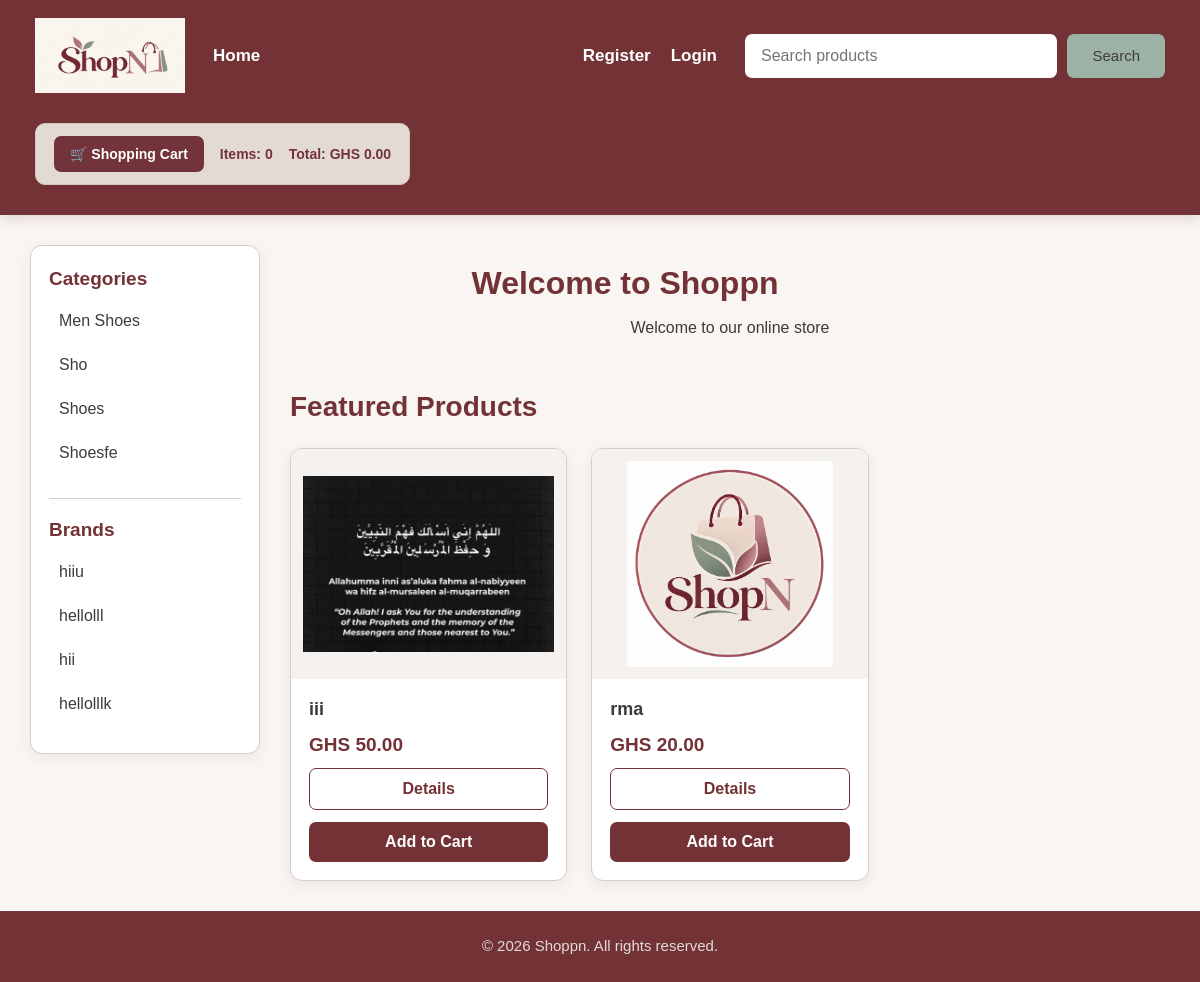
The page / on the database its author committed.
### tables this page shows
CREATE TABLE `categories` (
  `cat_id` int(11) NOT NULL,
  `cat_name` varchar(100) NOT NULL
);

CREATE TABLE `brands` (
  `brand_id` int(11) NOT NULL,
  `brand_title` varchar(100) NOT NULL
);

CREATE TABLE `products` (
  `product_id` int(11) NOT NULL,
  `product_cat` int(11) NOT NULL,
  `product_brand` int(11) NOT NULL,
  `product_title` varchar(100) NOT NULL,
  `product_price` decimal(10,2) NOT NULL,
  `product_desc` text NOT NULL,
  `product_image` varchar(255) NOT NULL,
  `product_keywords` varchar(255) NOT NULL
);

### index.php (called while the page is built)
<?php
require_once __DIR__ . '/core/core.php';
require_once __DIR__ . '/views/home.php';
?>

### core/core.php (called while the page is built, shortened)
<?php
require_once __DIR__ . '/db_class.php';
function get_ip() {
    return $_SERVER['REMOTE_ADDR'] ?? '0.0.0.0';
}
function is_logged_in() {
    return isset($_SESSION['customer_id']);
}
?>

### core/db_class.php (called while the page is built, shortened)
<?php
class Database
{
    public function __construct()
    {
        $this->conn = new mysqli(
            DB_HOST,
            DB_USER,
            DB_PASS,
            DB_NAME
        );
    }
}

### controllers/CartController.php (called while the page is built, shortened)
<?php
require_once __DIR__ . '/../classes/CartClass.php';
class CartController
{
    private $cartModel;
    public function __construct()
    {
        $this->cartModel = new CartClass();
    }
    public function getCartCount($ip)
    {
        return $this->cartModel->getCartCount($ip);
    }
    public function getCartTotal($ip)
    {
        return $this->cartModel->getCartTotal($ip);
    }
}

### classes/CartClass.php (called while the page is built, shortened)
<?php
require_once __DIR__ . '/../core/db_class.php';
class CartClass extends Database
{
    public function getCartItems($ip)
    {
        $sql = "SELECT
                    cart.*,
                    products.product_title,
                    products.product_price,
                    products.product_image
                FROM cart
                INNER JOIN products
                    ON cart.p_id = products.product_id
                WHERE cart.ip_add = ?";
        $stmt = $this->conn->prepare($sql);
        $stmt->bind_param("s", $ip);
        $stmt->execute();
        $result = $stmt->get_result();
        $items = [];
        return $items;
    }
    public function getCartCount($ip)
    {
        $sql = "SELECT COUNT(*) AS total
                FROM cart
                WHERE ip_add = ?";
        $stmt = $this->conn->prepare($sql);
        $stmt->bind_param("s", $ip);
        $stmt->execute();
        $result = $stmt->get_result();
        $row = $result->fetch_assoc();
        return (int) $row['total'];
    }
    public function getCartTotal($ip)
    {
        $items = $this->getCartItems($ip);
        $total = 0;
        return $total;
    }
}

### controllers/ProductController.php (called while the page is built, shortened)
<?php
require_once __DIR__ . '/../classes/ProductClass.php';
class ProductController
{
    private $productModel;
    public function __construct()
    {
        $this->productModel = new ProductClass();
    }
    public function getAllBrands()
    {
        return $this->productModel->getAllBrands();
    }
    public function getAllCategories()
    {
        return $this->productModel->getAllCategories();
    }
    public function getFeaturedProducts($limit = 6)
    {
        return $this->productModel->getFeaturedProducts($limit);
    }
}
?>

### classes/ProductClass.php (called while the page is built, shortened)
<?php
require_once __DIR__ . '/../core/db_class.php';
class ProductClass extends Database
{
    public function getAllBrands()
    {
        $sql = "SELECT * FROM brands ORDER BY brand_id ASC";
        $result = $this->conn->query($sql);
        $brands = [];
        while ($row = $result->fetch_assoc()) {
            $brands[] = $row;
        }
        return $brands;
    }
    public function getAllCategories()
    {
        $sql = "SELECT * FROM categories ORDER BY cat_name ASC";
        $result = $this->conn->query($sql);
        $categories = [];
        while ($row = $result->fetch_assoc()) {
            $categories[] = $row;
        }
        return $categories;
    }
    public function getFeaturedProducts($limit = 6)
    {
        $limit = (int) $limit;
        $sql = "SELECT
                    p.*,
                    c.cat_name,
                    b.brand_title
                FROM products p
                LEFT JOIN categories c
                    ON p.product_cat = c.cat_id
                LEFT JOIN brands b
                    ON p.product_brand = b.brand_id
                ORDER BY RAND()
                LIMIT ?";
        $stmt = $this->conn->prepare($sql);
        $stmt->bind_param("i", $limit);
        $stmt->execute();
        $result = $stmt->get_result();
        $products = [];
        while ($row = $result->fetch_assoc()) {
            $products[] = $row;
        }
        return $products;
    }
}
?>

### views/home.php (the view)
<?php
require_once __DIR__ . '/../controllers/ProductController.php';
$productController = new ProductController();
$catId = filter_input(INPUT_GET, 'cat', FILTER_VALIDATE_INT);
$brandId = filter_input(INPUT_GET, 'brand', FILTER_VALIDATE_INT);
if ($catId !== null && $catId !== false && $catId > 0) {
    $products = $productController->getProductsByCategory($catId);
    $pageTitle = 'Products by Category';
} elseif ($brandId !== null && $brandId !== false && $brandId > 0) {
    $products = $productController->getProductsByBrand($brandId);
    $pageTitle = 'Products by Brand';
} else {
    $products = $productController->getFeaturedProducts(6);
    $pageTitle = 'Featured Products';
}
require_once __DIR__ . '/layout/header.php';
?>
<main class="home-page">
    <?php require_once __DIR__ . '/layout/sidebar.php'; ?>
    <section class="welcome-content">
        <h2>Welcome to Shoppn</h2>
        <p>Welcome to our online store</p>
    </section>
    <section class="product-section" id="products">
        <h2>
            <?= htmlspecialchars($pageTitle, ENT_QUOTES, 'UTF-8') ?>
        </h2>
        <?php if (empty($products)): ?>
            <p class="no-products">
                No products found. Please check again later.
            </p>
        <?php else: ?>
            <div class="product-grid">
                <?php foreach ($products as $product): ?>
                    <article class="product-card">
                        <a
                            href="views/single_product.php?pro_id=<?= (int) $product['product_id'] ?>"
                            class="product-image-link"
                        >
                            <img
                                src="images/products/<?= rawurlencode(basename($product['product_image'] ?? '')) ?>"
                                alt="<?= htmlspecialchars($product['product_title'], ENT_QUOTES, 'UTF-8') ?>"
                                class="product-image"
                                loading="lazy"
                            >
                        </a>
                        <div class="product-card-content">
                            <h3>
                                <?= htmlspecialchars(
                                    $product['product_title'],
                                    ENT_QUOTES,
                                    'UTF-8'
                                ) ?>
                            </h3>
                            <p class="product-price">
                                GHS
                                <?= number_format(
                                    (float) $product['product_price'],
                                    2
                                ) ?>
                            </p>
                            <a
                                href="views/single_product.php?pro_id=<?= (int) $product['product_id'] ?>"
                                class="product-details-button"
                            >
                                Details
                            </a>
                            <a
                                href="actions/add_to_cart_action.php?add_cart=<?= (int) $product['product_id'] ?>"
                                class="add-to-cart-button"
                            >
                                Add to Cart
                            </a>
                        </div>
                    </article>
                <?php endforeach; ?>
            </div>
        <?php endif; ?>
    </section>
</main>
<?php
require_once __DIR__ . '/layout/footer.php';
?>

### views/layout/header.php (shortened to what this page needs)
<?php
require_once __DIR__ . '/../../core/core.php';
require_once __DIR__ . '/../../controllers/CartController.php';
$cartController = new CartController();
$cartIp = get_ip();
$cartCount = $cartController->getCartCount($cartIp);
$cartTotal = $cartController->getCartTotal($cartIp);
?>
<!DOCTYPE html>
<html lang="en">
<head>
    <link
        rel="stylesheet"
        href="/xampp/E_commerce_class/e-commerce-labs/shoppn/css/style.css?v=5"
    >
</head>
<body>
<header>
    <a
        href="/xampp/E_commerce_class/e-commerce-labs/shoppn/index.php"
        class="logo-link"
    >
        <img
            src="/xampp/E_commerce_class/e-commerce-labs/shoppn/images/logo.png"
            alt="ShopN"
            class="site-logo"
        >
    </a>
    <nav>
        <a
            href="/xampp/E_commerce_class/e-commerce-labs/shoppn/index.php"
        >
            Home
        </a>
        <?php if (is_logged_in()): ?>
            <span>
                Welcome
                <?= htmlspecialchars(
                    $_SESSION['customer_name'] ?? '',
                    ENT_QUOTES,
                    'UTF-8'
                ) ?>
            </span>
            <a
                href="/xampp/E_commerce_class/e-commerce-labs/shoppn/views/account/my_account.php"
            >
                My Account
            </a>
            <a
                href="/xampp/E_commerce_class/e-commerce-labs/shoppn/logout.php"
            >
                Logout
            </a>
        <?php else: ?>
            <a
                href="/xampp/E_commerce_class/e-commerce-labs/shoppn/views/register.php"
            >
                Register
            </a>
            <a
                href="/xampp/E_commerce_class/e-commerce-labs/shoppn/views/login.php"
            >
                Login
            </a>
        <?php endif; ?>
    </nav>
    <form
        action="/xampp/E_commerce_class/e-commerce-labs/shoppn/views/search_results.php"
        method="GET"
    >
        <input
            type="text"
            name="user_query"
            placeholder="Search products"
        >
        <button type="submit">
            Search
        </button>
    </form>
    <div class="header-cart">
        <a href="/xampp/E_commerce_Class/e-commerce-labs/shoppn/views/cart.php">
            🛒 Shopping Cart
        </a>
        <span>
            Items: <?= (int) $cartCount ?>
        </span>
        <span>
            Total: GHS <?= number_format((float) $cartTotal, 2) ?>
        </span>
    </div>
</header>

### views/layout/sidebar.php
<?php
require_once __DIR__ . '/../../controllers/ProductController.php';
$productController = new ProductController();
$categories = $productController->getAllCategories();
$brands = $productController->getAllBrands();
?>
<aside class="sidebar">
    <section class="sidebar-section">
        <h3>Categories</h3>
        <?php if (empty($categories)): ?>
            <p>No categories available.</p>
        <?php else: ?>
            <ul>
                <?php foreach ($categories as $category): ?>
                    <li>
                        <a href="/xampp/E_commerce_Class/e-commerce-labs/shoppn/index.php?cat=<?= (int) $category['cat_id'] ?>">
                            <?= htmlspecialchars($category['cat_name'], ENT_QUOTES, 'UTF-8') ?>
                        </a>
                    </li>
                <?php endforeach; ?>
            </ul>
        <?php endif; ?>
    </section>
    <section class="sidebar-section">
        <h3>Brands</h3>
        <?php if (empty($brands)): ?>
            <p>No brands available.</p>
        <?php else: ?>
            <ul>
                <?php foreach ($brands as $brand): ?>
                    <li>
                        <a href="/xampp/E_commerce_Class/e-commerce-labs/shoppn/index.php?brand=<?= (int) $brand['brand_id'] ?>">
                            <?= htmlspecialchars($brand['brand_title'], ENT_QUOTES, 'UTF-8') ?>
                        </a>
                    </li>
                <?php endforeach; ?>
            </ul>
        <?php endif; ?>
    </section>
</aside>

### views/layout/footer.php
<footer>
    <p>&copy; 2026 Shoppn. All rights reserved.</p>
</footer>
</body>
</html>

### rows shown on the page
categories: cat_name "Men Shoes"
categories: cat_name "Sho"
categories: cat_name "Shoes"
categories: cat_name "Shoesfe"
brands: brand_title "hiiu"
brands: brand_title "hellolll"
brands: brand_title "hii"
brands: brand_title "hellolllk"
products: product_image (picture), product_title "iii", product_price "50.00"
products: product_image (picture), product_title "rma", product_price "20.00"

### other values the page prints
$cartCount "0"
$cartTotal "0.00"
$pageTitle "Featured Products"
